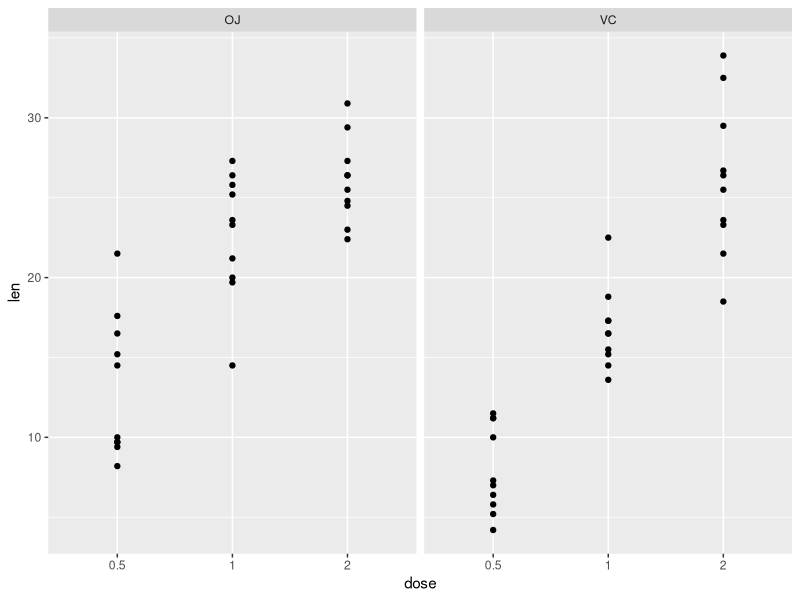

Generate this figure with R:

# load tooth growth data & create subsets for later analysis

require("ggplot2")
library(ggplot2)
library(datasets)
teeth <- ToothGrowth

teeth$dose <- as.factor(teeth$dose) 

supp_vc <- teeth[teeth$supp == "VC",]
supp_oj <- teeth[teeth$supp == "OJ",]

dose_05 <- teeth[teeth$dose == "0.5",]
dose_1 <- teeth[teeth$dose == 1,]
dose_2 <- teeth[teeth$dose == 2,]


# summaries and plots

summary(teeth)

qplot(dose,len,data=teeth,facets=.~supp)  # a quick scatterplot of each delivery method

plot1 <- ggplot(teeth, aes(supp,len))
plot1 <- plot1 + geom_boxplot()

plot2 <- ggplot(teeth, aes(dose, len))
plot2 <- plot2 + geom_boxplot()

mean(teeth$len)
var(teeth$len)
sd(teeth$len)

# t tests

supp_test_1 <- t.test(teeth$len, supp_vc$len, paired=FALSE)$conf.int
supp_test_1

supp_test_2 <- t.test(teeth$len, supp_oj$len, paired=FALSE)$conf.int
supp_test_2

dose_test_1<- t.test(teeth$len, dose_05$len, paired=FALSE)$conf.int
dose_test_1

dose_test_2 <- t.test(teeth$len, dose_1$len, paired=FALSE)$conf.int
dose_test_2

dose_test_3 <- t.test(teeth$len, dose_2$len, paired=FALSE)$conf.int
dose_test_3



